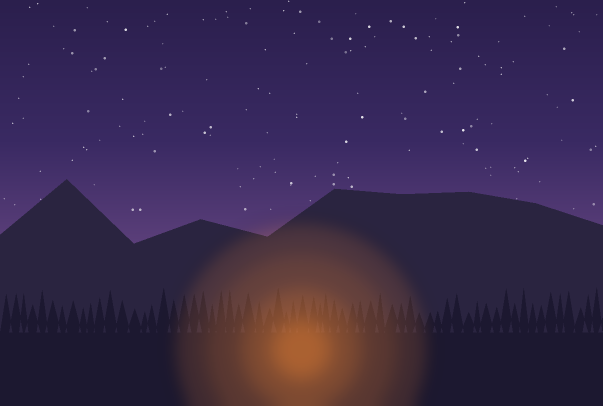
#> input picture assets/background.png, 1205 x 812 px (shown at 1/2 size)
$ python gen_installer_assets.py
#> lines starting #> are read from the running program, lines starting #| are printed output that depends on the picture
"""Génère les images de l'installeur NSIS (header + sidebar) à partir du
logo et du fond déjà utilisés par le launcher (assets/icon.png, assets/background.png).
Usage: python scripts/gen_installer_assets.py
"""
from pathlib import Path

from PIL import Image, ImageDraw, ImageFilter, ImageFont, ImageOps

ROOT = Path(__file__).resolve().parent.parent
ASSETS = ROOT / "assets"

FONT_BOLD = "C:/Windows/Fonts/segoeuib.ttf"
FONT_REGULAR = "C:/Windows/Fonts/segoeui.ttf"

HEADER_SIZE = (150, 57)
SIDEBAR_SIZE = (164, 314)


def cover_resize(img, size):
    return ImageOps.fit(img, size, method=Image.LANCZOS, centering=(0.5, 0.35))


def build_header():
    bg = Image.open(ASSETS / "background.png").convert("RGB")
#> bg is the input picture: PIL image 1205x812 RGB; mean R, G, B 56.3, 40.6, 75.5
    header = cover_resize(bg, HEADER_SIZE)
#> in cover_resize, `return ImageOps.fit(img, size, method=Image.LANCZOS, centering=(0.5, 0..`:
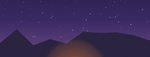
#> returned value: PIL image 150x57 RGB; mean R, G, B 57.3, 42.4, 86.2

    overlay = Image.new("RGBA", HEADER_SIZE, (10, 4, 20, 170))
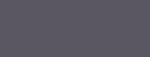
#> overlay: PIL image 150x57 RGBA; mean R, G, B, A 10, 4, 20, 170; transparent parts drawn white
    header = Image.alpha_composite(header.convert("RGBA"), overlay)
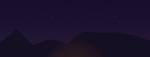
#> header: PIL image 150x57 RGBA; mean R, G, B, A 25.8, 16.9, 42.2, 255

#> (the run stopped early here; a loop or call above may not have finished)
